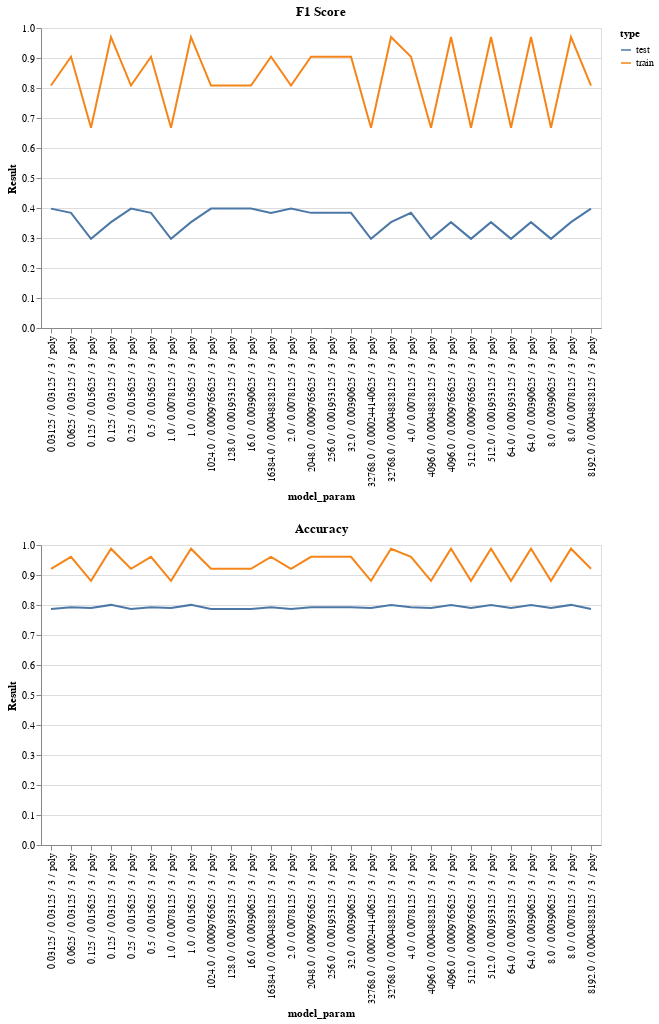

Source (notebook cell):
### Markdown cell above
# Looks like Polynomial has the worst results, on average
Let's take a further look at kernel "poly", just in case

### Code cell
df = csv_data.copy()
df = df[ (df.kernel=='poly') ]


chart1 = alt.Chart(df[df.Score=='F1']).mark_line().encode(
    x = 'model_param:O',
    y = 'Result:Q',
    color = 'type:N',
    tooltip = 'model_param:O',
).properties(
    title = 'F1 Score'
)

chart2 = alt.Chart(df[df.Score=='Accuracy']).mark_line().encode(
    x = 'model_param:O',
    y = 'Result:Q',
    color = 'type:N',
    tooltip = 'model_param:O',
).properties(
    title = 'Accuracy'
)

chart1 & chart2

### Figure 1 — Vega-Lite specification as saved in the notebook (floating-point values rounded to 4 significant figures)
{"config": {"view": {"continuousWidth": 400, "continuousHeight": 300}}, "vconcat": [{"data": {"name": "data-395c8541dc17978ea19df6d4daed30bb"}, "mark": "line", "encoding": {"color": {"field": "type", "type": "nominal"}, "tooltip": {"field": "model_param", "type": "ordinal"}, "x": {"field": "model_param", "type": "ordinal"}, "y": {"field": "Result", "type": "quantitative"}}, "title": "F1 Score"}, {"data": {"name": "data-54e62ec71777eb10c1992bc7e538de1b"}, "mark": "line", "encoding": {"color": {"field": "type", "type": "nominal"}, "tooltip": {"field": "model_param", "type": "ordinal"}, "x": {"field": "model_param", "type": "ordinal"}, "y": {"field": "Result", "type": "quantitative"}}, "title": "Accuracy"}], "$schema": "https://vega.github.io/schema/vega-lite/v4.17.0.json", "datasets": {"data-395c8541dc17978ea19df6d4daed30bb": [{"Result": 0.8083, "model_param": "0.03125 / 0.03125 / 3 / poly", "Score": "F1", "type": "train", "C": 0.03125, "gamma": 0.03125, "degree": 3.0, "kernel": "poly"}, {"Result": 0.9043, "model_param": "0.0625 / 0.03125 / 3 / poly", "Score": "F1", "type": "train", "C": 0.0625, "gamma": 0.03125, "degree": 3.0, "kernel": "poly"}, {"Result": 0.6673, "model_param": "0.125 / 0.015625 / 3 / poly", "Score": "F1", "type": "train", "C": 0.125, "gamma": 0.01562, "degree": 3.0, "kernel": "poly"}, {"Result": 0.9698, "model_param": "0.125 / 0.03125 / 3 / poly", "Score": "F1", "type": "train", "C": 0.125, "gamma": 0.03125, "degree": 3.0, "kernel": "poly"}, {"Result": 0.8083, "model_param": "0.25 / 0.015625 / 3 / poly", "Score": "F1", "type": "train", "C": 0.25, "gamma": 0.01562, "degree": 3.0, "kernel": "poly"}, {"Result": 0.9043, "model_param": "0.5 / 0.015625 / 3 / poly", "Score": "F1", "type": "train", "C": 0.5, "gamma": 0.01562, "degree": 3.0, "kernel": "poly"}, {"Result": 0.6673, "model_param": "1.0 / 0.0078125 / 3 / poly", "Score": "F1", "type": "train", "C": 1.0, "gamma": 0.007812, "degree": 3.0, "kernel": "poly"}, {"Result": 0.9698, "model_param": "1.0 / 0.015625 / 3 / poly", "Score": "F1", "type": "train", "C": 1.0, "gamma": 0.01562, "degree": 3.0, "kernel": "poly"}, {"Result": 0.8083, "model_param": "2.0 / 0.0078125 / 3 / poly", "Score": "F1", "type": "train", "C": 2.0, "gamma": 0.007812, "degree": 3.0, "kernel": "poly"}, {"Result": 0.9043, "model_param": "4.0 / 0.0078125 / 3 / poly", "Score": "F1", "type": "train", "C": 4.0, "gamma": 0.007812, "degree": 3.0, "kernel": "poly"}, {"Result": 0.6673, "model_param": "8.0 / 0.00390625 / 3 / poly", "Score": "F1", "type": "train", "C": 8.0, "gamma": 0.003906, "degree": 3.0, "kernel": "poly"}, {"Result": 0.9698, "model_param": "8.0 / 0.0078125 / 3 / poly", "Score": "F1", "type": "train", "C": 8.0, "gamma": 0.007812, "degree": 3.0, "kernel": "poly"}, {"Result": 0.8083, "model_param": "16.0 / 0.00390625 / 3 / poly", "Score": "F1", "type": "train", "C": 16.0, "gamma": 0.003906, "degree": 3.0, "kernel": "poly"}, {"Result": 0.9043, "model_param": "32.0 / 0.00390625 / 3 / poly", "Score": "F1", "type": "train", "C": 32.0, "gamma": 0.003906, "degree": 3.0, "kernel": "poly"}, {"Result": 0.6673, "model_param": "64.0 / 0.001953125 / 3 / poly", "Score": "F1", "type": "train", "C": 64.0, "gamma": 0.001953, "degree": 3.0, "kernel": "poly"}, {"Result": 0.9698, "model_param": "64.0 / 0.00390625 / 3 / poly", "Score": "F1", "type": "train", "C": 64.0, "gamma": 0.003906, "degree": 3.0, "kernel": "poly"}, {"Result": 0.8083, "model_param": "128.0 / 0.001953125 / 3 / poly", "Score": "F1", "type": "train", "C": 128.0, "gamma": 0.001953, "degree": 3.0, "kernel": "poly"}, {"Result": 0.9043, "model_param": "256.0 / 0.001953125 / 3 / poly", "Score": "F1", "type": "train", "C": 256.0, "gamma": 0.001953, "degree": 3.0, "kernel": "poly"}, {"Result": 0.6673, "model_param": "512.0 / 0.0009765625 / 3 / poly", "Score": "F1", "type": "train", "C": 512.0, "gamma": 0.0009766, "degree": 3.0, "kernel": "poly"}, {"Result": 0.9698, "model_param": "512.0 / 0.001953125 / 3 / poly", "Score": "F1", "type": "train", "C": 512.0, "gamma": 0.001953, "degree": 3.0, "kernel": "poly"}, {"Result": 0.8083, "model_param": "1024.0 / 0.0009765625 / 3 / poly", "Score": "F1", "type": "train", "C": 1024.0, "gamma": 0.0009766, "degree": 3.0, "kernel": "poly"}, {"Result": 0.9043, "model_param": "2048.0 / 0.0009765625 / 3 / poly", "Score": "F1", "type": "train", "C": 2048.0, "gamma": 0.0009766, "degree": 3.0, "kernel": "poly"}, {"Result": 0.6673, "model_param": "4096.0 / 0.00048828125 / 3 / poly", "Score": "F1", "type": "train", "C": 4096.0, "gamma": 0.0004883, "degree": 3.0, "kernel": "poly"}, {"Result": 0.9698, "model_param": "4096.0 / 0.0009765625 / 3 / poly", "Score": "F1", "type": "train", "C": 4096.0, "gamma": 0.0009766, "degree": 3.0, "kernel": "poly"}, {"Result": 0.8083, "model_param": "8192.0 / 0.00048828125 / 3 / poly", "Score": "F1", "type": "train", "C": 8192.0, "gamma": 0.0004883, "degree": 3.0, "kernel": "poly"}, {"Result": 0.9043, "model_param": "16384.0 / 0.00048828125 / 3 / poly", "Score": "F1", "type": "train", "C": 16380.0, "gamma": 0.0004883, "degree": 3.0, "kernel": "poly"}, {"Result": 0.6673, "model_param": "32768.0 / 0.000244140625 / 3 / poly", "Score": "F1", "type": "train", "C": 32770.0, "gamma": 0.0002441, "degree": 3.0, "kernel": "poly"}, {"Result": 0.9698, "model_param": "32768.0 / 0.00048828125 / 3 / poly", "Score": "F1", "type": "train", "C": 32770.0, "gamma": 0.0004883, "degree": 3.0, "kernel": "poly"}, {"Result": 0.398, "model_param": "0.03125 / 0.03125 / 3 / poly", "Score": "F1", "type": "test", "C": 0.03125, "gamma": 0.03125, "degree": 3.0, "kernel": "poly"}, {"Result": 0.3838, "model_param": "0.0625 / 0.03125 / 3 / poly", "Score": "F1", "type": "test", "C": 0.0625, "gamma": 0.03125, "degree": 3.0, "kernel": "poly"}, {"Result": 0.297, "model_param": "0.125 / 0.015625 / 3 / poly", "Score": "F1", "type": "test", "C": 0.125, "gamma": 0.01562, "degree": 3.0, "kernel": "poly"}, {"Result": 0.3528, "model_param": "0.125 / 0.03125 / 3 / poly", "Score": "F1", "type": "test", "C": 0.125, "gamma": 0.03125, "degree": 3.0, "kernel": "poly"}, {"Result": 0.398, "model_param": "0.25 / 0.015625 / 3 / poly", "Score": "F1", "type": "test", "C": 0.25, "gamma": 0.01562, "degree": 3.0, "kernel": "poly"}, {"Result": 0.3838, "model_param": "0.5 / 0.015625 / 3 / poly", "Score": "F1", "type": "test", "C": 0.5, "gamma": 0.01562, "degree": 3.0, "kernel": "poly"}, {"Result": 0.297, "model_param": "1.0 / 0.0078125 / 3 / poly", "Score": "F1", "type": "test", "C": 1.0, "gamma": 0.007812, "degree": 3.0, "kernel": "poly"}, {"Result": 0.3528, "model_param": "1.0 / 0.015625 / 3 / poly", "Score": "F1", "type": "test", "C": 1.0, "gamma": 0.01562, "degree": 3.0, "kernel": "poly"}, {"Result": 0.398, "model_param": "2.0 / 0.0078125 / 3 / poly", "Score": "F1", "type": "test", "C": 2.0, "gamma": 0.007812, "degree": 3.0, "kernel": "poly"}, {"Result": 0.3838, "model_param": "4.0 / 0.0078125 / 3 / poly", "Score": "F1", "type": "test", "C": 4.0, "gamma": 0.007812, "degree": 3.0, "kernel": "poly"}, {"Result": 0.297, "model_param": "8.0 / 0.00390625 / 3 / poly", "Score": "F1", "type": "test", "C": 8.0, "gamma": 0.003906, "degree": 3.0, "kernel": "poly"}, {"Result": 0.3528, "model_param": "8.0 / 0.0078125 / 3 / poly", "Score": "F1", "type": "test", "C": 8.0, "gamma": 0.007812, "degree": 3.0, "kernel": "poly"}, {"Result": 0.398, "model_param": "16.0 / 0.00390625 / 3 / poly", "Score": "F1", "type": "test", "C": 16.0, "gamma": 0.003906, "degree": 3.0, "kernel": "poly"}, {"Result": 0.3838, "model_param": "32.0 / 0.00390625 / 3 / poly", "Score": "F1", "type": "test", "C": 32.0, "gamma": 0.003906, "degree": 3.0, "kernel": "poly"}, {"Result": 0.297, "model_param": "64.0 / 0.001953125 / 3 / poly", "Score": "F1", "type": "test", "C": 64.0, "gamma": 0.001953, "degree": 3.0, "kernel": "poly"}, {"Result": 0.3528, "model_param": "64.0 / 0.00390625 / 3 / poly", "Score": "F1", "type": "test", "C": 64.0, "gamma": 0.003906, "degree": 3.0, "kernel": "poly"}, {"Result": 0.398, "model_param": "128.0 / 0.001953125 / 3 / poly", "Score": "F1", "type": "test", "C": 128.0, "gamma": 0.001953, "degree": 3.0, "kernel": "poly"}, {"Result": 0.3838, "model_param": "256.0 / 0.001953125 / 3 / poly", "Score": "F1", "type": "test", "C": 256.0, "gamma": 0.001953, "degree": 3.0, "kernel": "poly"}, {"Result": 0.297, "model_param": "512.0 / 0.0009765625 / 3 / poly", "Score": "F1", "type": "test", "C": 512.0, "gamma": 0.0009766, "degree": 3.0, "kernel": "poly"}, {"Result": 0.3528, "model_param": "512.0 / 0.001953125 / 3 / poly", "Score": "F1", "type": "test", "C": 512.0, "gamma": 0.001953, "degree": 3.0, "kernel": "poly"}, {"Result": 0.398, "model_param": "1024.0 / 0.0009765625 / 3 / poly", "Score": "F1", "type": "test", "C": 1024.0, "gamma": 0.0009766, "degree": 3.0, "kernel": "poly"}, {"Result": 0.3838, "model_param": "2048.0 / 0.0009765625 / 3 / poly", "Score": "F1", "type": "test", "C": 2048.0, "gamma": 0.0009766, "degree": 3.0, "kernel": "poly"}, {"Result": 0.297, "model_param": "4096.0 / 0.00048828125 / 3 / poly", "Score": "F1", "type": "test", "C": 4096.0, "gamma": 0.0004883, "degree": 3.0, "kernel": "poly"}, {"Result": 0.3528, "model_param": "4096.0 / 0.0009765625 / 3 / poly", "Score": "F1", "type": "test", "C": 4096.0, "gamma": 0.0009766, "degree": 3.0, "kernel": "poly"}, {"Result": 0.398, "model_param": "8192.0 / 0.00048828125 / 3 / poly", "Score": "F1", "type": "test", "C": 8192.0, "gamma": 0.0004883, "degree": 3.0, "kernel": "poly"}, {"Result": 0.3838, "model_param": "16384.0 / 0.00048828125 / 3 / poly", "Score": "F1", "type": "test", "C": 16380.0, "gamma": 0.0004883, "degree": 3.0, "kernel": "poly"}, {"Result": 0.297, "model_param": "32768.0 / 0.000244140625 / 3 / poly", "Score": "F1", "type": "test", "C": 32770.0, "gamma": 0.0002441, "degree": 3.0, "kernel": "poly"}, {"Result": 0.3528, "model_param": "32768.0 / 0.00048828125 / 3 / poly", "Score": "F1", "type": "test", "C": 32770.0, "gamma": 0.0004883, "degree": 3.0, "kernel": "poly"}], "data-54e62ec71777eb10c1992bc7e538de1b": [{"Result": 0.9207, "model_param": "0.03125 / 0.03125 / 3 / poly", "Score": "Accuracy", "type": "train", "C": 0.03125, "gamma": 0.03125, "degree": 3.0, "kernel": "poly"}, {"Result": 0.9606, "model_param": "0.0625 / 0.03125 / 3 / poly", "Score": "Accuracy", "type": "train", "C": 0.0625, "gamma": 0.03125, "degree": 3.0, "kernel": "poly"}, {"Result": 0.8807, "model_param": "0.125 / 0.015625 / 3 / poly", "Score": "Accuracy", "type": "train", "C": 0.125, "gamma": 0.01562, "degree": 3.0, "kernel": "poly"}, {"Result": 0.9877, "model_param": "0.125 / 0.03125 / 3 / poly", "Score": "Accuracy", "type": "train", "C": 0.125, "gamma": 0.03125, "degree": 3.0, "kernel": "poly"}, {"Result": 0.9207, "model_param": "0.25 / 0.015625 / 3 / poly", "Score": "Accuracy", "type": "train", "C": 0.25, "gamma": 0.01562, "degree": 3.0, "kernel": "poly"}, {"Result": 0.9606, "model_param": "0.5 / 0.015625 / 3 / poly", "Score": "Accuracy", "type": "train", "C": 0.5, "gamma": 0.01562, "degree": 3.0, "kernel": "poly"}, {"Result": 0.8807, "model_param": "1.0 / 0.0078125 / 3 / poly", "Score": "Accuracy", "type": "train", "C": 1.0, "gamma": 0.007812, "degree": 3.0, "kernel": "poly"}, {"Result": 0.9877, "model_param": "1.0 / 0.015625 / 3 / poly", "Score": "Accuracy", "type": "train", "C": 1.0, "gamma": 0.01562, "degree": 3.0, "kernel": "poly"}, {"Result": 0.9207, "model_param": "2.0 / 0.0078125 / 3 / poly", "Score": "Accuracy", "type": "train", "C": 2.0, "gamma": 0.007812, "degree": 3.0, "kernel": "poly"}, {"Result": 0.9606, "model_param": "4.0 / 0.0078125 / 3 / poly", "Score": "Accuracy", "type": "train", "C": 4.0, "gamma": 0.007812, "degree": 3.0, "kernel": "poly"}, {"Result": 0.8807, "model_param": "8.0 / 0.00390625 / 3 / poly", "Score": "Accuracy", "type": "train", "C": 8.0, "gamma": 0.003906, "degree": 3.0, "kernel": "poly"}, {"Result": 0.9877, "model_param": "8.0 / 0.0078125 / 3 / poly", "Score": "Accuracy", "type": "train", "C": 8.0, "gamma": 0.007812, "degree": 3.0, "kernel": "poly"}, {"Result": 0.9207, "model_param": "16.0 / 0.00390625 / 3 / poly", "Score": "Accuracy", "type": "train", "C": 16.0, "gamma": 0.003906, "degree": 3.0, "kernel": "poly"}, {"Result": 0.9606, "model_param": "32.0 / 0.00390625 / 3 / poly", "Score": "Accuracy", "type": "train", "C": 32.0, "gamma": 0.003906, "degree": 3.0, "kernel": "poly"}, {"Result": 0.8807, "model_param": "64.0 / 0.001953125 / 3 / poly", "Score": "Accuracy", "type": "train", "C": 64.0, "gamma": 0.001953, "degree": 3.0, "kernel": "poly"}, {"Result": 0.9877, "model_param": "64.0 / 0.00390625 / 3 / poly", "Score": "Accuracy", "type": "train", "C": 64.0, "gamma": 0.003906, "degree": 3.0, "kernel": "poly"}, {"Result": 0.9207, "model_param": "128.0 / 0.001953125 / 3 / poly", "Score": "Accuracy", "type": "train", "C": 128.0, "gamma": 0.001953, "degree": 3.0, "kernel": "poly"}, {"Result": 0.9606, "model_param": "256.0 / 0.001953125 / 3 / poly", "Score": "Accuracy", "type": "train", "C": 256.0, "gamma": 0.001953, "degree": 3.0, "kernel": "poly"}, {"Result": 0.8807, "model_param": "512.0 / 0.0009765625 / 3 / poly", "Score": "Accuracy", "type": "train", "C": 512.0, "gamma": 0.0009766, "degree": 3.0, "kernel": "poly"}, {"Result": 0.9877, "model_param": "512.0 / 0.001953125 / 3 / poly", "Score": "Accuracy", "type": "train", "C": 512.0, "gamma": 0.001953, "degree": 3.0, "kernel": "poly"}, {"Result": 0.9207, "model_param": "1024.0 / 0.0009765625 / 3 / poly", "Score": "Accuracy", "type": "train", "C": 1024.0, "gamma": 0.0009766, "degree": 3.0, "kernel": "poly"}, {"Result": 0.9606, "model_param": "2048.0 / 0.0009765625 / 3 / poly", "Score": "Accuracy", "type": "train", "C": 2048.0, "gamma": 0.0009766, "degree": 3.0, "kernel": "poly"}, {"Result": 0.8807, "model_param": "4096.0 / 0.00048828125 / 3 / poly", "Score": "Accuracy", "type": "train", "C": 4096.0, "gamma": 0.0004883, "degree": 3.0, "kernel": "poly"}, {"Result": 0.9877, "model_param": "4096.0 / 0.0009765625 / 3 / poly", "Score": "Accuracy", "type": "train", "C": 4096.0, "gamma": 0.0009766, "degree": 3.0, "kernel": "poly"}, {"Result": 0.9207, "model_param": "8192.0 / 0.00048828125 / 3 / poly", "Score": "Accuracy", "type": "train", "C": 8192.0, "gamma": 0.0004883, "degree": 3.0, "kernel": "poly"}, {"Result": 0.9606, "model_param": "16384.0 / 0.00048828125 / 3 / poly", "Score": "Accuracy", "type": "train", "C": 16380.0, "gamma": 0.0004883, "degree": 3.0, "kernel": "poly"}, {"Result": 0.8807, "model_param": "32768.0 / 0.000244140625 / 3 / poly", "Score": "Accuracy", "type": "train", "C": 32770.0, "gamma": 0.0002441, "degree": 3.0, "kernel": "poly"}, {"Result": 0.9877, "model_param": "32768.0 / 0.00048828125 / 3 / poly", "Score": "Accuracy", "type": "train", "C": 32770.0, "gamma": 0.0004883, "degree": 3.0, "kernel": "poly"}, {"Result": 0.7865, "model_param": "0.03125 / 0.03125 / 3 / poly", "Score": "Accuracy", "type": "test", "C": 0.03125, "gamma": 0.03125, "degree": 3.0, "kernel": "poly"}, {"Result": 0.7925, "model_param": "0.0625 / 0.03125 / 3 / poly", "Score": "Accuracy", "type": "test", "C": 0.0625, "gamma": 0.03125, "degree": 3.0, "kernel": "poly"}, {"Result": 0.7899, "model_param": "0.125 / 0.015625 / 3 / poly", "Score": "Accuracy", "type": "test", "C": 0.125, "gamma": 0.01562, "degree": 3.0, "kernel": "poly"}, {"Result": 0.8004, "model_param": "0.125 / 0.03125 / 3 / poly", "Score": "Accuracy", "type": "test", "C": 0.125, "gamma": 0.03125, "degree": 3.0, "kernel": "poly"}, {"Result": 0.7865, "model_param": "0.25 / 0.015625 / 3 / poly", "Score": "Accuracy", "type": "test", "C": 0.25, "gamma": 0.01562, "degree": 3.0, "kernel": "poly"}, {"Result": 0.7925, "model_param": "0.5 / 0.015625 / 3 / poly", "Score": "Accuracy", "type": "test", "C": 0.5, "gamma": 0.01562, "degree": 3.0, "kernel": "poly"}, {"Result": 0.7899, "model_param": "1.0 / 0.0078125 / 3 / poly", "Score": "Accuracy", "type": "test", "C": 1.0, "gamma": 0.007812, "degree": 3.0, "kernel": "poly"}, {"Result": 0.8004, "model_param": "1.0 / 0.015625 / 3 / poly", "Score": "Accuracy", "type": "test", "C": 1.0, "gamma": 0.01562, "degree": 3.0, "kernel": "poly"}, {"Result": 0.7865, "model_param": "2.0 / 0.0078125 / 3 / poly", "Score": "Accuracy", "type": "test", "C": 2.0, "gamma": 0.007812, "degree": 3.0, "kernel": "poly"}, {"Result": 0.7925, "model_param": "4.0 / 0.0078125 / 3 / poly", "Score": "Accuracy", "type": "test", "C": 4.0, "gamma": 0.007812, "degree": 3.0, "kernel": "poly"}, {"Result": 0.7899, "model_param": "8.0 / 0.00390625 / 3 / poly", "Score": "Accuracy", "type": "test", "C": 8.0, "gamma": 0.003906, "degree": 3.0, "kernel": "poly"}, {"Result": 0.8004, "model_param": "8.0 / 0.0078125 / 3 / poly", "Score": "Accuracy", "type": "test", "C": 8.0, "gamma": 0.007812, "degree": 3.0, "kernel": "poly"}, {"Result": 0.7865, "model_param": "16.0 / 0.00390625 / 3 / poly", "Score": "Accuracy", "type": "test", "C": 16.0, "gamma": 0.003906, "degree": 3.0, "kernel": "poly"}, {"Result": 0.7925, "model_param": "32.0 / 0.00390625 / 3 / poly", "Score": "Accuracy", "type": "test", "C": 32.0, "gamma": 0.003906, "degree": 3.0, "kernel": "poly"}, {"Result": 0.7899, "model_param": "64.0 / 0.001953125 / 3 / poly", "Score": "Accuracy", "type": "test", "C": 64.0, "gamma": 0.001953, "degree": 3.0, "kernel": "poly"}, {"Result": 0.8004, "model_param": "64.0 / 0.00390625 / 3 / poly", "Score": "Accuracy", "type": "test", "C": 64.0, "gamma": 0.003906, "degree": 3.0, "kernel": "poly"}, {"Result": 0.7865, "model_param": "128.0 / 0.001953125 / 3 / poly", "Score": "Accuracy", "type": "test", "C": 128.0, "gamma": 0.001953, "degree": 3.0, "kernel": "poly"}, {"Result": 0.7925, "model_param": "256.0 / 0.001953125 / 3 / poly", "Score": "Accuracy", "type": "test", "C": 256.0, "gamma": 0.001953, "degree": 3.0, "kernel": "poly"}, {"Result": 0.7899, "model_param": "512.0 / 0.0009765625 / 3 / poly", "Score": "Accuracy", "type": "test", "C": 512.0, "gamma": 0.0009766, "degree": 3.0, "kernel": "poly"}, {"Result": 0.8004, "model_param": "512.0 / 0.001953125 / 3 / poly", "Score": "Accuracy", "type": "test", "C": 512.0, "gamma": 0.001953, "degree": 3.0, "kernel": "poly"}, {"Result": 0.7865, "model_param": "1024.0 / 0.0009765625 / 3 / poly", "Score": "Accuracy", "type": "test", "C": 1024.0, "gamma": 0.0009766, "degree": 3.0, "kernel": "poly"}, {"Result": 0.7925, "model_param": "2048.0 / 0.0009765625 / 3 / poly", "Score": "Accuracy", "type": "test", "C": 2048.0, "gamma": 0.0009766, "degree": 3.0, "kernel": "poly"}, {"Result": 0.7899, "model_param": "4096.0 / 0.00048828125 / 3 / poly", "Score": "Accuracy", "type": "test", "C": 4096.0, "gamma": 0.0004883, "degree": 3.0, "kernel": "poly"}, {"Result": 0.8004, "model_param": "4096.0 / 0.0009765625 / 3 / poly", "Score": "Accuracy", "type": "test", "C": 4096.0, "gamma": 0.0009766, "degree": 3.0, "kernel": "poly"}, {"Result": 0.7865, "model_param": "8192.0 / 0.00048828125 / 3 / poly", "Score": "Accuracy", "type": "test", "C": 8192.0, "gamma": 0.0004883, "degree": 3.0, "kernel": "poly"}, {"Result": 0.7925, "model_param": "16384.0 / 0.00048828125 / 3 / poly", "Score": "Accuracy", "type": "test", "C": 16380.0, "gamma": 0.0004883, "degree": 3.0, "kernel": "poly"}, {"Result": 0.7899, "model_param": "32768.0 / 0.000244140625 / 3 / poly", "Score": "Accuracy", "type": "test", "C": 32770.0, "gamma": 0.0002441, "degree": 3.0, "kernel": "poly"}, {"Result": 0.8004, "model_param": "32768.0 / 0.00048828125 / 3 / poly", "Score": "Accuracy", "type": "test", "C": 32770.0, "gamma": 0.0004883, "degree": 3.0, "kernel": "poly"}]}}
